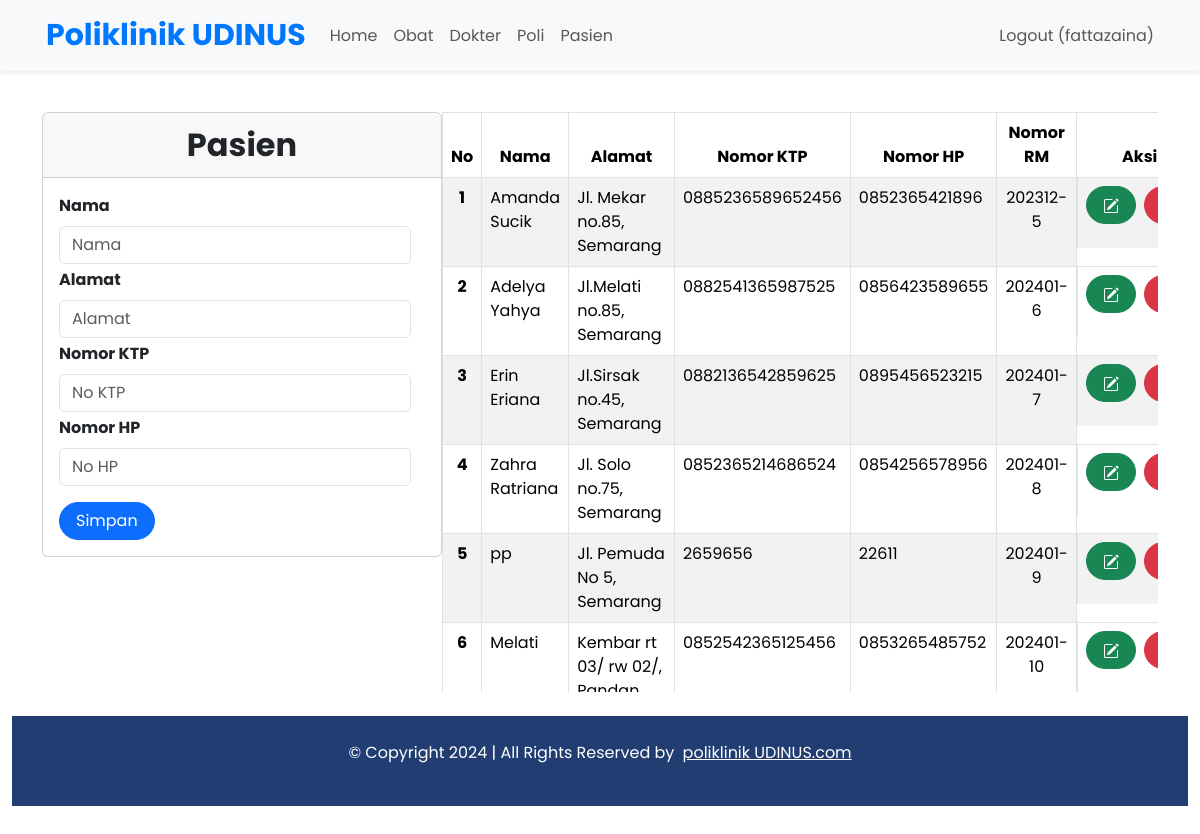
Page /index.php?page=pasien (signed in) on the committed database.
### tables this page shows
CREATE TABLE `pasien` (
  `id` int(11) NOT NULL,
  `nama` varchar(255) NOT NULL,
  `alamat` varchar(255) NOT NULL,
  `no_ktp` varchar(255) NOT NULL,
  `no_hp` varchar(50) NOT NULL,
  `no_rm` varchar(25) NOT NULL
);

### pasien.php (the view, shortened to what this page needs)
<br>
<div class="container">
    <div class="d-flex justify-content-between">
        <div class="row">
            <div class="col-md-6">
                <div class="card" style="width: 25rem;">
                    <div class="card-header text-center fw-bold" style="font-size: 2rem;">Pasien</div>
                    <div class="card-body">
                        <form class="form row" style="width: 25rem;" method="POST" action="" name="myForm" onsubmit="return(validate());">
                            <?php
                            $nama = '';
                            $alamat = '';
                            $no_ktp = '';
                            $no_hp = '';
                            ?>
                            <div class="row">
                                <label for="inputNama" class="form-label fw-bold">
                                    Nama
                                </label>
                                <div>
                                    <input type="text" class="form-control" name="nama" id="inputNama" placeholder="Nama" value="<?php echo $nama ?>" required htmlspecialchars>
                                </div>
                            </div>
                            <div class="row mt-1">
                                <label for="inputAlamat" class="form-label fw-bold">
                                    Alamat
                                </label>
                                <div>
                                    <input type="text" class="form-control" name="alamat" id="inputAlamat" placeholder="Alamat" value="<?php echo $alamat ?>" required htmlspecialchars>
                                </div>
                            </div>
                            <div class="row mt-1">
                                <label for="inputNoKTP" class="form-label fw-bold">
                                    Nomor KTP
                                </label>
                                <div>
                                    <input type="number" class="form-control" name="no_ktp" id="inputNoKTP" placeholder="No KTP" value="<?php echo $no_ktp ?>" required htmlspecialchars>
                                </div>
                            </div>
                            <div class="row mt-1">
                                <label for="inputNoHP" class="form-label fw-bold">
                                    Nomor HP
                                </label>
                                <div>
                                    <input type="number" class="form-control" name="no_hp" id="inputNoHP" placeholder="No HP" value="<?php echo $no_hp ?>" required htmlspecialchars>
                                </div>
                            </div>
                            <div class="row mt-3">
                                <div class=col>
                                    <button type="submit" class="btn btn-primary rounded-pill px-3 mt-auto" name="simpan">Simpan</button>
                                </div>
                            </div>
                        </form>
                    </div>
                </div>
            </div>
        </div>
        <div class="overflow-y-auto" style="width: 65%; height: 580px;">
            <table class="table table-bordered table-striped table-hover">
                <thead>
                    <tr class="text-center">
                        <th scope="col">No</th>
                        <th scope="col">Nama</th>
                        <th scope="col">Alamat</th>
                        <th scope="col">Nomor KTP</th>
                        <th scope="col">Nomor HP</th>
                        <th scope="col">Nomor RM</th>
                        <th scope="col">Aksi</th>
                    </tr>
                </thead>
                <tbody>
                    <?php
                    $result = mysqli_query($mysqli, "SELECT * FROM pasien");
                    $no = 1;
                    while ($data = mysqli_fetch_array($result)) {
                    ?>
                        <tr>
                            <th scope="row" class="text-center"><?php echo $no++ ?></th>
                            <td><?php echo $data['nama'] ?></td>
                            <td><?php echo $data['alamat'] ?></td>
                            <td><?php echo $data['no_ktp'] ?></td>
                            <td><?php echo $data['no_hp'] ?></td>
                            <td class="text-center"><?php echo $data['no_rm'] ?></td>
                            <td class="d-flex justify-content-center ">
                                <div class="d-flex gap-2 mb-3">
                                    <a type="button" class="btn btn-success rounded-pill px-3" href="index.php?page=pasien&id=<?php echo $data['id'] ?>">
                                    </a>
                                    <a type="button"
                                    class="btn btn-danger rounded-pill px-3"
                                    href="index.php?page=pasien&id=<?php echo $data['id'] ?>&aksi=hapus"
                                    onclick="return confirm('Apakah Anda yakin ingin menghapus data ini?')">
                                    </a>
                                </div>
                            </td>
                        </tr>
                    <?php
                    }
                    ?>
                </tbody>
            </table>
        </div>
    </div>
</div>
<br>
<footer>
    <div class="copyright" style="width: 100%;">
        <div class="row">
            <div class="col-lg-12 col-md-12 col-12">
                <div class="copyright-content">
                    <p>© Copyright 2024  |  All Rights Reserved by <a href="index.php" target="_blank">poliklinik UDINUS.com</a> </p>
                </div>
            </div>
        </div>
    </div>
</footer>

### style.css (style rules this page uses)
* { margin: 0; padding: 0; }
body { font-family: 'Poppins', sans-serif; }
.copyright { background:#213d71; padding:25px 0px 25px 0px; text-align:center; }
.copyright .copyright-content p { color:#fff; }
.copyright .copyright-content p a { color:#fff; font-weight:400; text-decoration:underline; display:inline-block; margin-left:4px; }
::placeholder { font-size: 16px; }

### rows in the picture
pasien: nama "Amanda Sucik", alamat "Jl. Mekar no.85, Semarang", no_ktp "0885236589652456", no_hp "0852365421896", no_rm "202312-5"
pasien: nama "Adelya Yahya", alamat "Jl.Melati no.85, Semarang", no_ktp "0882541365987525", no_hp "0856423589655", no_rm "202401-6"
pasien: nama "Erin Eriana", alamat "Jl.Sirsak no.45, Semarang", no_ktp "0882136542859625", no_hp "0895456523215", no_rm "202401-7"
pasien: nama "Zahra Ratriana", alamat "Jl. Solo no.75, Semarang", no_ktp "0852365214686524", no_hp "0854256578956", no_rm "202401-8"
pasien: nama "pp", alamat "Jl. Pemuda No 5, Semarang", no_ktp "2659656", no_hp "22611", no_rm "202401-9"
pasien: nama "Melati", alamat "Kembar rt 03/ rw 02/,…", no_ktp "0852542365125456", no_hp "0853265485752", no_rm "202401-10"

### other values in the picture
$_SESSION['username'] "fattazaina"
